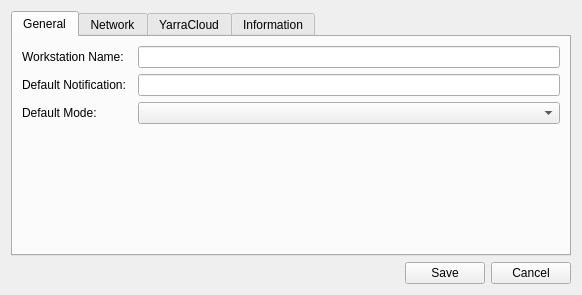
<?xml version="1.0" encoding="UTF-8"?>
<ui version="4.0">
 <class>sacConfigurationDialog</class>
 <widget class="QDialog" name="sacConfigurationDialog">
  <property name="windowModality">
   <enum>Qt::WindowModal</enum>
  </property>
  <property name="geometry">
   <rect>
    <x>0</x>
    <y>0</y>
    <width>582</width>
    <height>295</height>
   </rect>
  </property>
  <property name="windowTitle">
   <string>Dialog</string>
  </property>
  <layout class="QVBoxLayout" name="verticalLayout">
   <item>
    <widget class="QTabWidget" name="tabWidget">
     <property name="currentIndex">
      <number>0</number>
     </property>
     <widget class="QWidget" name="generalTab">
      <attribute name="title">
       <string>General</string>
      </attribute>
      <layout class="QGridLayout" name="gridLayout_2">
       <item row="0" column="0">
        <widget class="QLabel" name="nameLabel">
         <property name="text">
          <string>Workstation Name:</string>
         </property>
        </widget>
       </item>
       <item row="0" column="2">
        <widget class="QLineEdit" name="nameEdit">
         <property name="inputMask">
          <string>NNNNNNNNNNNNNNNNNNNNNNNN</string>
         </property>
        </widget>
       </item>
       <item row="1" column="0" colspan="2">
        <widget class="QLabel" name="notificationLabel">
         <property name="minimumSize">
          <size>
           <width>110</width>
           <height>0</height>
          </size>
         </property>
         <property name="maximumSize">
          <size>
           <width>16777215</width>
           <height>16777215</height>
          </size>
         </property>
         <property name="text">
          <string>Default Notification:</string>
         </property>
        </widget>
       </item>
       <item row="1" column="2">
        <widget class="QLineEdit" name="notificationEdit"/>
       </item>
       <item row="2" column="0" colspan="2">
        <widget class="QLabel" name="modeLabel">
         <property name="text">
          <string>Default Mode:</string>
         </property>
        </widget>
       </item>
       <item row="2" column="2">
        <widget class="QComboBox" name="modeCombobox"/>
       </item>
       <item row="3" column="0">
        <spacer name="verticalSpacer_2">
         <property name="orientation">
          <enum>Qt::Vertical</enum>
         </property>
         <property name="sizeHint" stdset="0">
          <size>
           <width>20</width>
           <height>33</height>
          </size>
         </property>
        </spacer>
       </item>
      </layout>
     </widget>
     <widget class="QWidget" name="networkTab">
      <attribute name="title">
       <string>Network</string>
      </attribute>
      <layout class="QGridLayout" name="gridLayout">
       <item row="0" column="0">
        <widget class="QLabel" name="connectLabel">
         <property name="text">
          <string>Connect Cmd:</string>
         </property>
        </widget>
       </item>
       <item row="0" column="1">
        <widget class="QLineEdit" name="connectEdit"/>
       </item>
       <item row="1" column="0">
        <widget class="QLabel" name="disconnectLabel">
         <property name="minimumSize">
          <size>
           <width>110</width>
           <height>0</height>
          </size>
         </property>
         <property name="text">
          <string>Disconnect Cmd:</string>
         </property>
        </widget>
       </item>
       <item row="1" column="1">
        <widget class="QLineEdit" name="disconnectEdit"/>
       </item>
       <item row="2" column="0">
        <widget class="QLabel" name="serverpathLabel">
         <property name="text">
          <string>Server Path:</string>
         </property>
        </widget>
       </item>
       <item row="2" column="1">
        <widget class="QLineEdit" name="serverpathEdit"/>
       </item>
       <item row="3" column="0">
        <spacer name="verticalSpacer">
         <property name="orientation">
          <enum>Qt::Vertical</enum>
         </property>
         <property name="sizeHint" stdset="0">
          <size>
           <width>20</width>
           <height>33</height>
          </size>
         </property>
        </spacer>
       </item>
      </layout>
     </widget>
     <widget class="QWidget" name="cloudTab">
      <attribute name="title">
       <string>YarraCloud</string>
      </attribute>
      <layout class="QGridLayout" name="gridLayout_3">
       <item row="10" column="0">
        <spacer name="verticalSpacer_7">
         <property name="orientation">
          <enum>Qt::Vertical</enum>
         </property>
         <property name="sizeType">
          <enum>QSizePolicy::Minimum</enum>
         </property>
         <property name="sizeHint" stdset="0">
          <size>
           <width>20</width>
           <height>6</height>
          </size>
         </property>
        </spacer>
       </item>
       <item row="9" column="0" colspan="4">
        <widget class="Line" name="line_2">
         <property name="minimumSize">
          <size>
           <width>0</width>
           <height>16</height>
          </size>
         </property>
         <property name="orientation">
          <enum>Qt::Horizontal</enum>
         </property>
        </widget>
       </item>
       <item row="2" column="0" colspan="4">
        <widget class="QLabel" name="cloudLabel">
         <property name="text">
          <string>&lt;html&gt;&lt;head/&gt;&lt;body&gt;&lt;p&gt;YarraCloud is a cloud-supported reconstruction service that allows running computationally-demanding reconstructions without local server infrastructure. Using the service requires an institutional account.&lt;br&gt; To learn more about the service, please visit &lt;a href=&quot;http://yarracloud.com&quot;&gt;&lt;span style=&quot; text-decoration: underline; color:#43b02a;&quot;&gt;http://yarracloud.com&lt;/span&gt;&lt;/a&gt;.&lt;/p&gt;&lt;/body&gt;&lt;/html&gt;</string>
         </property>
         <property name="alignment">
          <set>Qt::AlignLeading|Qt::AlignLeft|Qt::AlignVCenter</set>
         </property>
         <property name="wordWrap">
          <bool>true</bool>
         </property>
         <property name="margin">
          <number>0</number>
         </property>
        </widget>
       </item>
       <item row="8" column="0">
        <widget class="QLabel" name="cloudCredetialsLabel">
         <property name="text">
          <string>YarraCloud Key ID:</string>
         </property>
        </widget>
       </item>
       <item row="8" column="3">
        <widget class="QPushButton" name="cloudCredentialsButton">
         <property name="text">
          <string>Enter New Key...</string>
         </property>
        </widget>
       </item>
       <item row="11" column="0">
        <widget class="QPushButton" name="cloudConnectionButton">
         <property name="text">
          <string>Test Connection</string>
         </property>
        </widget>
       </item>
       <item row="12" column="0">
        <spacer name="verticalSpacer_4">
         <property name="orientation">
          <enum>Qt::Vertical</enum>
         </property>
         <property name="sizeHint" stdset="0">
          <size>
           <width>20</width>
           <height>14</height>
          </size>
         </property>
        </spacer>
       </item>
       <item row="5" column="0">
        <spacer name="verticalSpacer_5">
         <property name="orientation">
          <enum>Qt::Vertical</enum>
         </property>
         <property name="sizeType">
          <enum>QSizePolicy::Minimum</enum>
         </property>
         <property name="sizeHint" stdset="0">
          <size>
           <width>20</width>
           <height>4</height>
          </size>
         </property>
        </spacer>
       </item>
       <item row="3" column="0">
        <spacer name="verticalSpacer_6">
         <property name="orientation">
          <enum>Qt::Vertical</enum>
         </property>
         <property name="sizeType">
          <enum>QSizePolicy::Minimum</enum>
         </property>
         <property name="sizeHint" stdset="0">
          <size>
           <width>20</width>
           <height>14</height>
          </size>
         </property>
        </spacer>
       </item>
       <item row="8" column="1">
        <widget class="QLineEdit" name="cloudCredetialsEdit">
         <property name="cursor">
          <cursorShape>ForbiddenCursor</cursorShape>
         </property>
         <property name="alignment">
          <set>Qt::AlignCenter</set>
         </property>
         <property name="readOnly">
          <bool>true</bool>
         </property>
         <property name="clearButtonEnabled">
          <bool>false</bool>
         </property>
        </widget>
       </item>
       <item row="4" column="0">
        <widget class="QCheckBox" name="cloudCheckbox">
         <property name="text">
          <string>Enable YarraCloud support</string>
         </property>
        </widget>
       </item>
       <item row="6" column="0" colspan="4">
        <widget class="Line" name="line">
         <property name="minimumSize">
          <size>
           <width>0</width>
           <height>16</height>
          </size>
         </property>
         <property name="orientation">
          <enum>Qt::Horizontal</enum>
         </property>
        </widget>
       </item>
       <item row="8" column="2">
        <spacer name="horizontalSpacer_4">
         <property name="orientation">
          <enum>Qt::Horizontal</enum>
         </property>
         <property name="sizeType">
          <enum>QSizePolicy::Minimum</enum>
         </property>
         <property name="sizeHint" stdset="0">
          <size>
           <width>2</width>
           <height>20</height>
          </size>
         </property>
        </spacer>
       </item>
       <item row="11" column="1" colspan="3">
        <widget class="QLabel" name="cloudConnectionLabel">
         <property name="text">
          <string/>
         </property>
         <property name="alignment">
          <set>Qt::AlignLeading|Qt::AlignLeft|Qt::AlignVCenter</set>
         </property>
        </widget>
       </item>
      </layout>
     </widget>
     <widget class="QWidget" name="tab">
      <attribute name="title">
       <string>Information</string>
      </attribute>
      <layout class="QVBoxLayout" name="verticalLayout_2">
       <property name="spacing">
        <number>9</number>
       </property>
       <property name="bottomMargin">
        <number>11</number>
       </property>
       <item>
        <widget class="QLabel" name="label_11">
         <property name="text">
          <string>&lt;!DOCTYPE HTML PUBLIC &quot;-//W3C//DTD HTML 4.0//EN&quot; &quot;http://www.w3.org/TR/REC-html40/strict.dtd&quot;&gt;
&lt;html&gt;&lt;head&gt;&lt;meta name=&quot;qrichtext&quot; content=&quot;1&quot; /&gt;&lt;style type=&quot;text/css&quot;&gt;
p, li { white-space: pre-wrap; }
&lt;/style&gt;&lt;/head&gt;&lt;body style=&quot; font-family:'MS Shell Dlg 2'; font-size:8pt; font-weight:400; font-style:normal;&quot;&gt;
&lt;p style=&quot; margin-top:0px; margin-bottom:0px; margin-left:0px; margin-right:0px; -qt-block-indent:0; text-indent:0px;&quot;&gt;&lt;span style=&quot; font-weight:600;&quot;&gt;Yarra Stand-Alone Client (SAC)&lt;/span&gt;&lt;/p&gt;&lt;/body&gt;&lt;/html&gt;</string>
         </property>
        </widget>
       </item>
       <item>
        <widget class="QLabel" name="versionLabel">
         <property name="text">
          <string>Version xx.xx, Build date </string>
         </property>
        </widget>
       </item>
       <item>
        <widget class="QLabel" name="label_12">
         <property name="maximumSize">
          <size>
           <width>16777215</width>
           <height>16777215</height>
          </size>
         </property>
         <property name="text">
          <string>&lt;!DOCTYPE HTML PUBLIC &quot;-//W3C//DTD HTML 4.0//EN&quot; &quot;http://www.w3.org/TR/REC-html40/strict.dtd&quot;&gt;
&lt;html&gt;&lt;head&gt;&lt;meta name=&quot;qrichtext&quot; content=&quot;1&quot; /&gt;&lt;style type=&quot;text/css&quot;&gt;
p, li { white-space: pre-wrap; }
&lt;/style&gt;&lt;/head&gt;&lt;body style=&quot; font-family:'MS Shell Dlg 2'; font-size:8pt; font-weight:400; font-style:normal;&quot;&gt;
&lt;p style=&quot; margin-top:0px; margin-bottom:0px; margin-left:0px; margin-right:0px; -qt-block-indent:0; text-indent:0px;&quot;&gt;&lt;span style=&quot; font-weight:600;&quot;&gt;WARNING:&lt;/span&gt; This software comes without any warranties. Operation of this software is solely on the &lt;span style=&quot; font-weight:600;&quot;&gt;user's own risk&lt;/span&gt;. The authors take no responsibility for damage or misfunction of any kind caused by this software, including permanent damages to the MR system, temporary unavailability of the MR system, and loss of data. This applies to all software components included in the Yarra software packages.&lt;/p&gt;
&lt;p style=&quot;-qt-paragraph-type:empty; margin-top:0px; margin-bottom:0px; margin-left:0px; margin-right:0px; -qt-block-indent:0; text-indent:0px;&quot;&gt;&lt;br /&gt;&lt;/p&gt;&lt;/body&gt;&lt;/html&gt;</string>
         </property>
         <property name="alignment">
          <set>Qt::AlignJustify|Qt::AlignTop</set>
         </property>
         <property name="wordWrap">
          <bool>true</bool>
         </property>
        </widget>
       </item>
       <item>
        <spacer name="verticalSpacer_3">
         <property name="orientation">
          <enum>Qt::Vertical</enum>
         </property>
         <property name="sizeHint" stdset="0">
          <size>
           <width>20</width>
           <height>12</height>
          </size>
         </property>
        </spacer>
       </item>
       <item>
        <layout class="QHBoxLayout" name="horizontalLayout_2">
         <item>
          <widget class="QLabel" name="label">
           <property name="minimumSize">
            <size>
             <width>78</width>
             <height>60</height>
            </size>
           </property>
           <property name="maximumSize">
            <size>
             <width>78</width>
             <height>60</height>
            </size>
           </property>
           <property name="text">
            <string/>
           </property>
           <property name="pixmap">
            <pixmap resource="sac.qrc">:/images/saclogo.png</pixmap>
           </property>
          </widget>
         </item>
         <item>
          <spacer name="horizontalSpacer_2">
           <property name="orientation">
            <enum>Qt::Horizontal</enum>
           </property>
           <property name="sizeType">
            <enum>QSizePolicy::Fixed</enum>
           </property>
           <property name="sizeHint" stdset="0">
            <size>
             <width>2</width>
             <height>20</height>
            </size>
           </property>
          </spacer>
         </item>
         <item>
          <widget class="QLabel" name="label_2">
           <property name="text">
            <string>&lt;html&gt;&lt;head/&gt;&lt;body&gt;&lt;p&gt;For updates and documentation, please visit: &lt;a href=&quot;http://yarraframework.com&quot;&gt;&lt;span style=&quot; text-decoration: underline; color:#43b02a;&quot;&gt;http://yarraframework.com&lt;br/&gt;&lt;/span&gt;&lt;/a&gt;Made with &lt;span style=&quot; font-family:'arial'; font-size:15px; color:#43b02a;&quot;&gt;♥&lt;/span&gt; in NYC, by the Yarra team at &lt;a href=&quot;http://cai2r.net&quot;&gt;&lt;span style=&quot; text-decoration: underline; color:#43b02a;&quot;&gt;CAI&lt;/span&gt;&lt;/a&gt;&lt;a href=&quot;http://cai2r.net&quot;&gt;&lt;span style=&quot; text-decoration: underline; color:#43b02a; vertical-align:super;&quot;&gt;2&lt;/span&gt;&lt;/a&gt;&lt;a href=&quot;http://cai2r.net&quot;&gt;&lt;span style=&quot; text-decoration: underline; color:#43b02a;&quot;&gt;R&lt;/span&gt;&lt;/a&gt;&lt;/p&gt;&lt;/body&gt;&lt;/html&gt;</string>
           </property>
           <property name="textFormat">
            <enum>Qt::RichText</enum>
           </property>
           <property name="alignment">
            <set>Qt::AlignLeading|Qt::AlignLeft|Qt::AlignVCenter</set>
           </property>
           <property name="openExternalLinks">
            <bool>true</bool>
           </property>
          </widget>
         </item>
         <item>
          <spacer name="horizontalSpacer_3">
           <property name="orientation">
            <enum>Qt::Horizontal</enum>
           </property>
           <property name="sizeHint" stdset="0">
            <size>
             <width>40</width>
             <height>20</height>
            </size>
           </property>
          </spacer>
         </item>
        </layout>
       </item>
      </layout>
     </widget>
    </widget>
   </item>
   <item>
    <widget class="QFrame" name="frame">
     <property name="frameShape">
      <enum>QFrame::NoFrame</enum>
     </property>
     <property name="frameShadow">
      <enum>QFrame::Raised</enum>
     </property>
     <layout class="QHBoxLayout" name="horizontalLayout">
      <property name="leftMargin">
       <number>0</number>
      </property>
      <property name="topMargin">
       <number>0</number>
      </property>
      <property name="rightMargin">
       <number>0</number>
      </property>
      <property name="bottomMargin">
       <number>0</number>
      </property>
      <item>
       <spacer name="horizontalSpacer">
        <property name="orientation">
         <enum>Qt::Horizontal</enum>
        </property>
        <property name="sizeHint" stdset="0">
         <size>
          <width>399</width>
          <height>20</height>
         </size>
        </property>
       </spacer>
      </item>
      <item>
       <widget class="QPushButton" name="saveButton">
        <property name="text">
         <string>Save</string>
        </property>
       </widget>
      </item>
      <item>
       <widget class="QPushButton" name="cancelButton">
        <property name="text">
         <string>Cancel</string>
        </property>
       </widget>
      </item>
     </layout>
    </widget>
   </item>
  </layout>
 </widget>
 <resources>
  <include location="sac.qrc"/>
 </resources>
 <connections/>
</ui>
